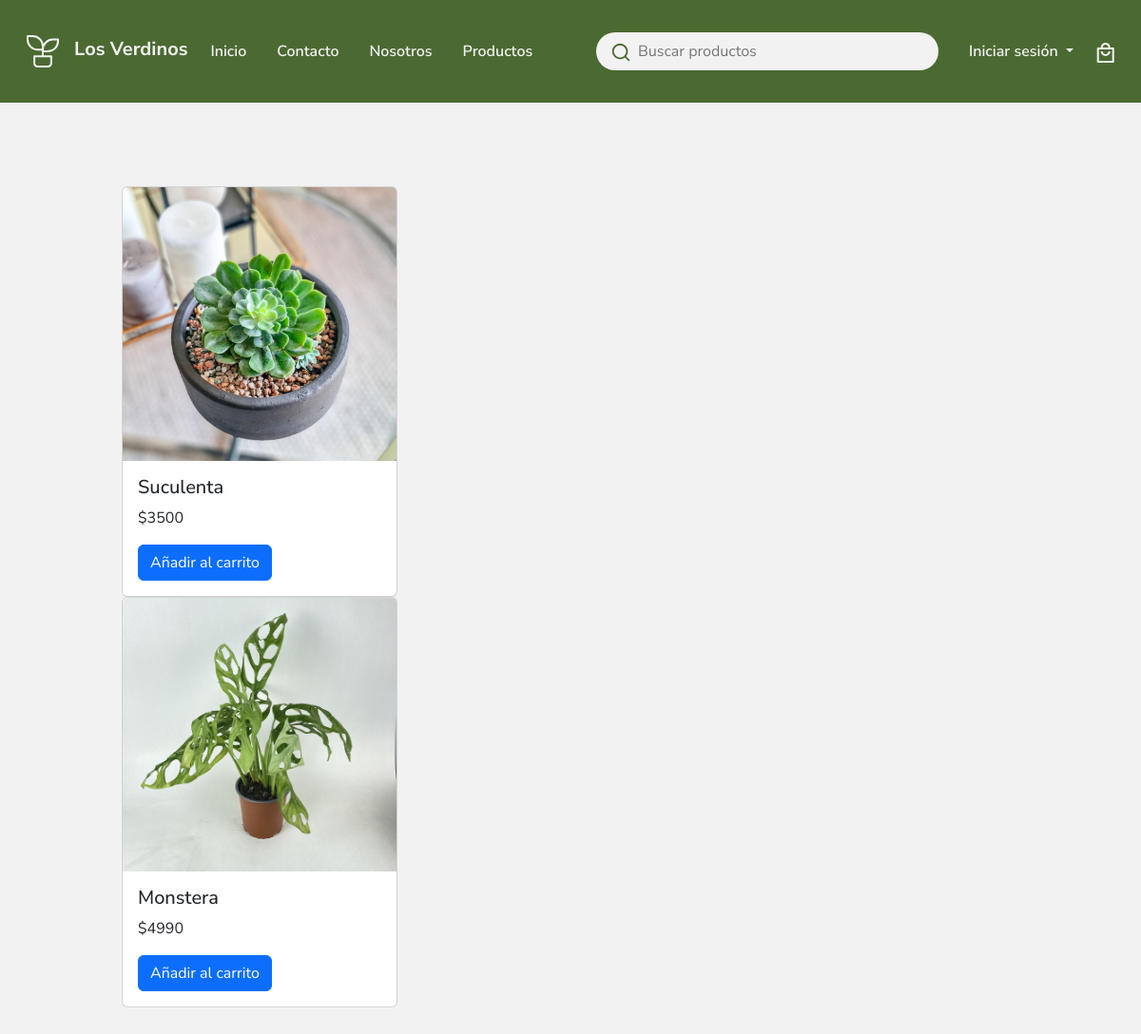
The page /productos on the database its author committed.
### dataManager/models.py (models this page shows, shortened)
class Producto(models.Model):
    id_prod = models.AutoField(db_column='idProducto', primary_key=True)
    nombre = models.CharField(max_length=100, blank=False, null=False)
    stock = models.IntegerField(blank=False, null=False)
    precio = models.IntegerField(blank=False, null=False)
    descuento = models.DecimalField(blank=True, null=False, default=0, max_digits=3, decimal_places=2)

### pages/views.py (the view)
# urls.py: path('productos', views.productos),
def productos(request):
    listaProductos = Producto.objects.all()
    return render(request, "productos.html", {"listaProductos": listaProductos})

### pages/templates/productos.html (shortened to what this page needs)
{% load static %}
<!DOCTYPE html>
<html lang="es">
<head>
  <link href="https://cdn.jsdelivr.net/npm/bootstrap@5.3.3/dist/css/bootstrap.min.css" rel="stylesheet"
>
  <link rel="stylesheet" href="{% static 'pages/styles/styles.css' %}">
</head>
<body>
  <nav class="navbar navbar-expand-xl">
    <div class="container-fluid">
      <a class="navbar-brand" href="/">
        <img src="{% static 'pages/assets/logo.svg' %}">
        Los Verdinos
      </a>
      <div class="collapse navbar-collapse" id="navbarSupportedContent">
        <ul class="navbar-nav me-auto mb-2 mb-lg-0">
          <li class="nav-item">
            <a class="nav-link" href="/">Inicio</a>
          </li>
          <li class="nav-item">
            <a class="nav-link" href="/contacto">Contacto</a>
          </li>
          <li class="nav-item">
            <a class="nav-link" href="/nosotros">Nosotros</a>
          </li>
          <li class="nav-item">
            <a class="nav-link" href="/productos">Productos</a>
          </li>
        </ul>
        <div class="navbar-right">
          <div class="d-flex">
            <form class="form-control me-2" role="search">
              <input type="search" placeholder="Buscar productos" aria-label="Search">
              <button class="btn btn-outline-success" type="submit">
                <img src={% static 'pages/assets/icon-search.svg' %}>
              </button>
            </form>
          </div>
          <ul class="navbar-nav">
            <li class="nav-item dropdown">
              <a class="nav-link dropdown-toggle" href="#" role="button" data-bs-toggle="dropdown"
                aria-expanded="false">
                Iniciar sesión
              </a>
            </li>
          </ul>
          <a class="nav-link" href="/carrito">
            <img src="{% static 'pages/assets/icon-cart.svg' %}">
          </a>
        </div>
      </div>
  </nav>
  <main class="align-padding">
    {% for p in listaProductos %}
    <div class="card" style="width: 18rem;">
      <img src="{% static 'pages/assets/productos/' %}{{ p.nombre }}.jpg" class="card-img-top" alt="...">
      <div class="card-body">
        <h5 class="card-title">{{p.nombre}}</h5>
        <p class="card-text">${{p.precio}}</p>
        <a href="#" class="btn btn-primary">Añadir al carrito</a>
      </div>
    </div>
    {% endfor %}
  </main>
</body>
</html>

### pages/static/pages/styles/styles.css (style rules this page uses)
:root { --color-bg: #F2F2F2; --color-primary: #4b6a32; --color-secondary: #995C3E; --color-bg-hover: #d4d4d4; }
* { font-family: 'Nunito Sans', Arial, Calibri, sans-serif; padding: 0; margin: 0; box-sizing: content-box; }
body { background-color: var(--color-bg); }
nav.navbar, ul.navbar-nav li.nav-item.dropdown ul.dropdown-menu { background-color: var(--color-primary); }
nav.navbar { display: flex; flex-direction: row; padding: 32px 16px; }
nav.navbar a { font-weight: 600; color: var(--color-bg); transition: color 500ms; }
ul.navbar-nav { display: flex; gap: 16px; }
a.navbar-brand { display: flex; gap: 16px; }
nav.navbar a.navbar-brand { font-weight: bold; }
nav.navbar div.d-flex form.form-control { width: fit-content; display: flex; gap: 8px; flex-direction: row-reverse; justify-content: flex-end; border-radius: 40px; padding: 8px 16px; background-color: var(--color-bg); border: none; }
nav.navbar div.d-flex form.form-control input { background-color: var(--color-bg); width: 25vw; }
nav.navbar div.d-flex form.form-control button, nav.navbar div.d-flex form.form-control input { border: none; padding: 0; }
a.nav-link { padding: 0; }
div.navbar-right { display: flex; justify-content: center; align-items: center; gap: 16px; }
form { width: 100%; }
form button { padding: 16px 32px; border-radius: 40px; background-color: var(--color-primary); color: var(--color-bg); transition: background-color 700ms; border: none; }
@media (min-width: 800px) { .align-padding { padding: 88px 128px; } }

### rows shown on the page
Producto: nombre (picture), nombre "Suculenta", precio "3500"
Producto: nombre (picture), nombre "Monstera", precio "4990"
